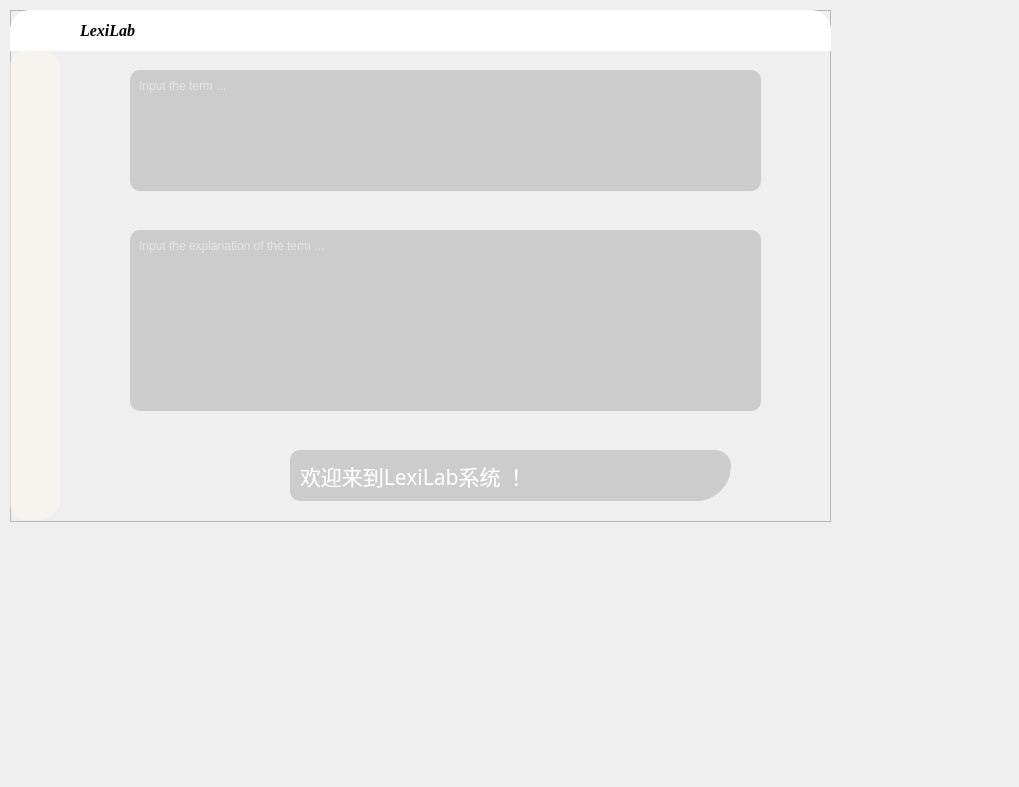
<?xml version="1.0" encoding="UTF-8"?>
<ui version="4.0">
 <class>MainWindow</class>
 <widget class="QMainWindow" name="MainWindow">
  <property name="geometry">
   <rect>
    <x>0</x>
    <y>0</y>
    <width>1019</width>
    <height>787</height>
   </rect>
  </property>
  <property name="font">
   <font>
    <family>华文隶书</family>
   </font>
  </property>
  <property name="windowTitle">
   <string>MainWindow</string>
  </property>
  <widget class="QWidget" name="centralwidget">
   <widget class="QFrame" name="frame">
    <property name="geometry">
     <rect>
      <x>10</x>
      <y>10</y>
      <width>821</width>
      <height>512</height>
     </rect>
    </property>
    <property name="frameShape">
     <enum>QFrame::StyledPanel</enum>
    </property>
    <property name="frameShadow">
     <enum>QFrame::Raised</enum>
    </property>
    <widget class="QFrame" name="frame_2">
     <property name="geometry">
      <rect>
       <x>0</x>
       <y>0</y>
       <width>821</width>
       <height>41</height>
      </rect>
     </property>
     <property name="styleSheet">
      <string notr="true">background-color: rgb(255, 255, 255);
border-top-right-radius:20px;
border-top-left-radius:20px;</string>
     </property>
     <property name="frameShape">
      <enum>QFrame::StyledPanel</enum>
     </property>
     <property name="frameShadow">
      <enum>QFrame::Raised</enum>
     </property>
     <widget class="QLabel" name="logo">
      <property name="geometry">
       <rect>
        <x>20</x>
        <y>5</y>
        <width>41</width>
        <height>31</height>
       </rect>
      </property>
      <property name="styleSheet">
       <string notr="true">image: url(:/icons/resources/icons/LexiLab.png);</string>
      </property>
      <property name="text">
       <string/>
      </property>
     </widget>
     <widget class="QLabel" name="caption">
      <property name="geometry">
       <rect>
        <x>70</x>
        <y>12</y>
        <width>61</width>
        <height>16</height>
       </rect>
      </property>
      <property name="font">
       <font>
        <family>Times New Roman</family>
        <pointsize>12</pointsize>
        <weight>75</weight>
        <italic>true</italic>
        <bold>true</bold>
       </font>
      </property>
      <property name="text">
       <string>LexiLab</string>
      </property>
     </widget>
     <widget class="QPushButton" name="close_btn">
      <property name="geometry">
       <rect>
        <x>790</x>
        <y>10</y>
        <width>20</width>
        <height>20</height>
       </rect>
      </property>
      <property name="styleSheet">
       <string notr="true">border-image: url(:/icons/resources/icons/close.png);</string>
      </property>
      <property name="text">
       <string/>
      </property>
     </widget>
     <widget class="QPushButton" name="logout">
      <property name="geometry">
       <rect>
        <x>730</x>
        <y>10</y>
        <width>23</width>
        <height>23</height>
       </rect>
      </property>
      <property name="styleSheet">
       <string notr="true">border-image: url(:/icons/resources/icons/logout.png);</string>
      </property>
      <property name="text">
       <string/>
      </property>
     </widget>
     <widget class="QPushButton" name="minimise">
      <property name="geometry">
       <rect>
        <x>760</x>
        <y>10</y>
        <width>23</width>
        <height>23</height>
       </rect>
      </property>
      <property name="styleSheet">
       <string notr="true">border-image: url(:/icons/resources/icons/minimise.png);</string>
      </property>
      <property name="text">
       <string/>
      </property>
     </widget>
    </widget>
    <widget class="QFrame" name="frame_3">
     <property name="geometry">
      <rect>
       <x>-1</x>
       <y>39</y>
       <width>51</width>
       <height>471</height>
      </rect>
     </property>
     <property name="styleSheet">
      <string notr="true">background-color: rgba(255, 248, 240,128);
border-bottom-left-radius:20px;
border-top-right-radius:20px;
border-bottom-right-radius:20px;
border-top-left-radius:20px;</string>
     </property>
     <property name="frameShape">
      <enum>QFrame::StyledPanel</enum>
     </property>
     <property name="frameShadow">
      <enum>QFrame::Raised</enum>
     </property>
     <widget class="QPushButton" name="person_btn">
      <property name="geometry">
       <rect>
        <x>10</x>
        <y>370</y>
        <width>32</width>
        <height>32</height>
       </rect>
      </property>
      <property name="styleSheet">
       <string notr="true">border:none;
border-image: url(:/icons/resources/icons/person.png);
background-color: rgba(255, 255, 255,0);</string>
      </property>
      <property name="text">
       <string/>
      </property>
     </widget>
     <widget class="QPushButton" name="setting_btn">
      <property name="geometry">
       <rect>
        <x>10</x>
        <y>420</y>
        <width>32</width>
        <height>32</height>
       </rect>
      </property>
      <property name="styleSheet">
       <string notr="true">border:none;
border-image: url(:/icons/resources/icons/setting.png);
background-color: rgba(255, 255, 255,0);</string>
      </property>
      <property name="text">
       <string/>
      </property>
     </widget>
     <zorder>setting_btn</zorder>
     <zorder>person_btn</zorder>
    </widget>
    <widget class="QFrame" name="frame_4">
     <property name="geometry">
      <rect>
       <x>0</x>
       <y>40</y>
       <width>821</width>
       <height>471</height>
      </rect>
     </property>
     <property name="styleSheet">
      <string notr="true">
border-image: url(:/images/resources/images/bg.jpg);
border-bottom-right-radius :20px;
border-bottom-left-radius :20px;
</string>
     </property>
     <property name="frameShape">
      <enum>QFrame::StyledPanel</enum>
     </property>
     <property name="frameShadow">
      <enum>QFrame::Raised</enum>
     </property>
     <widget class="QTextEdit" name="term_input">
      <property name="geometry">
       <rect>
        <x>120</x>
        <y>20</y>
        <width>631</width>
        <height>121</height>
       </rect>
      </property>
      <property name="autoFillBackground">
       <bool>false</bool>
      </property>
      <property name="styleSheet">
       <string notr="true">border-image: none;
background-color: rgba(183, 183, 183,160);
border-radius: 10px;
color: rgba(255, 255, 255,255);
font: 16pt &quot;Times New Roman&quot;;

padding-top: 5px;
padding-right: 5px;
padding-bottom: 5px;
padding-left: 5px;
</string>
      </property>
      <property name="inputMethodHints">
       <set>Qt::ImhMultiLine</set>
      </property>
      <property name="frameShadow">
       <enum>QFrame::Plain</enum>
      </property>
      <property name="acceptRichText">
       <bool>false</bool>
      </property>
      <property name="placeholderText">
       <string>Input the term ...</string>
      </property>
     </widget>
     <widget class="QTextEdit" name="explain_input">
      <property name="geometry">
       <rect>
        <x>120</x>
        <y>180</y>
        <width>631</width>
        <height>181</height>
       </rect>
      </property>
      <property name="styleSheet">
       <string notr="true">border-image: none;
background-color: rgba(183, 183, 183,160);
border-radius: 10px;
color: rgba(255, 255, 255,255);
font: 16pt &quot;Times New Roman&quot;;

padding-top: 5px;
padding-right: 5px;
padding-bottom: 5px;
padding-left: 5px;</string>
      </property>
      <property name="tabChangesFocus">
       <bool>true</bool>
      </property>
      <property name="acceptRichText">
       <bool>false</bool>
      </property>
      <property name="placeholderText">
       <string>Input the explanation of the term ...</string>
      </property>
     </widget>
     <widget class="QPushButton" name="commit_btn">
      <property name="geometry">
       <rect>
        <x>720</x>
        <y>340</y>
        <width>101</width>
        <height>131</height>
       </rect>
      </property>
      <property name="styleSheet">
       <string notr="true">border-image: url(:/images/resources/images/background.png);</string>
      </property>
      <property name="text">
       <string/>
      </property>
     </widget>
     <widget class="QFrame" name="frame_5">
      <property name="geometry">
       <rect>
        <x>260</x>
        <y>400</y>
        <width>461</width>
        <height>61</height>
       </rect>
      </property>
      <property name="styleSheet">
       <string notr="true">border-image: none;
background-color: rgba(183, 183, 183,0);
</string>
      </property>
      <property name="frameShape">
       <enum>QFrame::StyledPanel</enum>
      </property>
      <property name="frameShadow">
       <enum>QFrame::Raised</enum>
      </property>
      <widget class="QLabel" name="tips">
       <property name="geometry">
        <rect>
         <x>20</x>
         <y>0</y>
         <width>441</width>
         <height>51</height>
        </rect>
       </property>
       <property name="font">
        <font>
         <family>隶书</family>
         <pointsize>16</pointsize>
         <weight>50</weight>
         <italic>false</italic>
         <bold>false</bold>
        </font>
       </property>
       <property name="styleSheet">
        <string notr="true">border-image: none;
background-color: rgba(183, 183, 183,160);
border-top-left-radius: 10px;
border-bottom-left-radius: 10px;

border-top-right-radius: 16px;
border-bottom-right-radius: 35px;
color: rgba(255, 255, 255,255);
font: 16pt &quot;隶书&quot;;

padding-right: 5px;

padding-left: 5px;</string>
       </property>
       <property name="text">
        <string>欢迎来到LexiLab系统 ！</string>
       </property>
      </widget>
     </widget>
    </widget>
    <zorder>frame_2</zorder>
    <zorder>frame_4</zorder>
    <zorder>frame_3</zorder>
   </widget>
  </widget>
 </widget>
 <resources>
  <include location="../resources.qrc"/>
 </resources>
 <connections>
  <connection>
   <sender>close_btn</sender>
   <signal>clicked()</signal>
   <receiver>MainWindow</receiver>
   <slot>close()</slot>
   <hints>
    <hint type="sourcelabel">
     <x>843</x>
     <y>77</y>
    </hint>
    <hint type="destinationlabel">
     <x>870</x>
     <y>41</y>
    </hint>
   </hints>
  </connection>
  <connection>
   <sender>minimise</sender>
   <signal>clicked()</signal>
   <receiver>MainWindow</receiver>
   <slot>showMinimized()</slot>
   <hints>
    <hint type="sourcelabel">
     <x>788</x>
     <y>25</y>
    </hint>
    <hint type="destinationlabel">
     <x>843</x>
     <y>26</y>
    </hint>
   </hints>
  </connection>
 </connections>
</ui>
